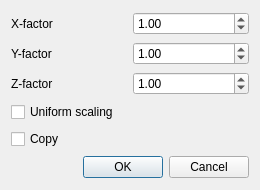
<?xml version="1.0" encoding="UTF-8"?>
<ui version="4.0">
 <class>Form</class>
 <widget class="QWidget" name="Form">
  <property name="geometry">
   <rect>
    <x>0</x>
    <y>0</y>
    <width>260</width>
    <height>190</height>
   </rect>
  </property>
  <property name="windowTitle">
   <string>Scale</string>
  </property>
  <layout class="QGridLayout" name="gridLayout">
   <item row="0" column="0">
    <widget class="QLabel" name="xLabel">
     <property name="text">
      <string>X-factor</string>
     </property>
    </widget>
   </item>
   <item row="0" column="1">
    <widget class="QDoubleSpinBox" name="xValue">
     <property name="minimum">
      <double>-1000000.000000000000000</double>
     </property>
     <property name="maximum">
      <double>1000000.000000000000000</double>
     </property>
     <property name="value">
      <double>1.000000000000000</double>
     </property>
    </widget>
   </item>
   <item row="1" column="0">
    <widget class="QLabel" name="yLabel">
     <property name="text">
      <string>Y-factor</string>
     </property>
    </widget>
   </item>
   <item row="1" column="1">
    <widget class="QDoubleSpinBox" name="yValue">
     <property name="minimum">
      <double>-1000000.000000000000000</double>
     </property>
     <property name="maximum">
      <double>1000000.000000000000000</double>
     </property>
     <property name="value">
      <double>1.000000000000000</double>
     </property>
    </widget>
   </item>
   <item row="2" column="0">
    <widget class="QLabel" name="zLabel">
     <property name="text">
      <string>Z-factor</string>
     </property>
    </widget>
   </item>
   <item row="2" column="1">
    <widget class="QDoubleSpinBox" name="zValue">
     <property name="minimum">
      <double>-1000000.000000000000000</double>
     </property>
     <property name="maximum">
      <double>1000000.000000000000000</double>
     </property>
     <property name="value">
      <double>1.000000000000000</double>
     </property>
    </widget>
   </item>
   <item row="3" column="0" colspan="2">
    <widget class="QCheckBox" name="lock">
     <property name="text">
      <string>Uniform scaling</string>
     </property>
    </widget>
   </item>
   <item row="4" column="0" colspan="2">
    <widget class="QCheckBox" name="isCopy">
     <property name="text">
      <string>Copy</string>
     </property>
    </widget>
   </item>
   <item row="5" column="0" colspan="2">
    <widget class="QDialogButtonBox" name="buttonBox">
     <property name="orientation">
      <enum>Qt::Horizontal</enum>
     </property>
     <property name="standardButtons">
      <set>QDialogButtonBox::Cancel|QDialogButtonBox::Ok</set>
     </property>
    </widget>
   </item>
  </layout>
 </widget>
 <resources/>
 <connections/>
</ui>
